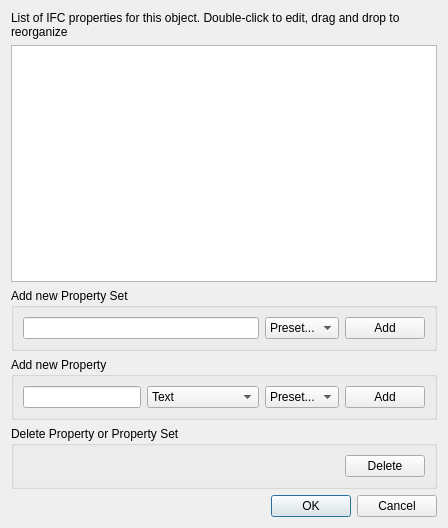
<?xml version="1.0" encoding="UTF-8"?>
<ui version="4.0">
 <class>Dialog</class>
 <widget class="QDialog" name="Dialog">
  <property name="geometry">
   <rect>
    <x>0</x>
    <y>0</y>
    <width>448</width>
    <height>528</height>
   </rect>
  </property>
  <property name="windowTitle">
   <string>Dialog</string>
  </property>
  <layout class="QVBoxLayout" name="verticalLayout">
   <item>
    <widget class="QLabel" name="label">
     <property name="text">
      <string>List of IFC properties for this object. Double-click to edit, drag and drop to reorganize</string>
     </property>
     <property name="wordWrap">
      <bool>true</bool>
     </property>
    </widget>
   </item>
   <item>
    <widget class="QTreeView" name="treeView"/>
   </item>
   <item>
    <widget class="QGroupBox" name="groupBox">
     <property name="title">
      <string>Add new Property Set</string>
     </property>
     <layout class="QHBoxLayout" name="horizontalLayout_2">
      <item>
       <widget class="QLineEdit" name="lineEdit"/>
      </item>
      <item>
       <widget class="QComboBox" name="comboBox_2">
        <item>
         <property name="text">
          <string>Preset...</string>
         </property>
        </item>
       </widget>
      </item>
      <item>
       <widget class="QPushButton" name="pushButton">
        <property name="text">
         <string>Add</string>
        </property>
        <property name="icon">
         <iconset theme="add"/>
        </property>
       </widget>
      </item>
     </layout>
    </widget>
   </item>
   <item>
    <widget class="QGroupBox" name="groupBox_2">
     <property name="title">
      <string>Add new Property</string>
     </property>
     <layout class="QHBoxLayout" name="horizontalLayout">
      <item>
       <widget class="QLineEdit" name="lineEdit_2"/>
      </item>
      <item>
       <widget class="QComboBox" name="comboBox">
        <item>
         <property name="text">
          <string>Text</string>
         </property>
        </item>
        <item>
         <property name="text">
          <string>ID text</string>
         </property>
        </item>
        <item>
         <property name="text">
          <string>Float number</string>
         </property>
        </item>
        <item>
         <property name="text">
          <string>Integer number</string>
         </property>
        </item>
       </widget>
      </item>
      <item>
       <widget class="QComboBox" name="comboBox_3">
        <item>
         <property name="text">
          <string>Preset...</string>
         </property>
        </item>
       </widget>
      </item>
      <item>
       <widget class="QPushButton" name="pushButton_2">
        <property name="text">
         <string>Add</string>
        </property>
        <property name="icon">
         <iconset theme="add"/>
        </property>
       </widget>
      </item>
     </layout>
    </widget>
   </item>
   <item>
    <widget class="QGroupBox" name="groupBox_3">
     <property name="title">
      <string>Delete Property or Property Set</string>
     </property>
     <layout class="QHBoxLayout" name="horizontalLayout_3">
      <item>
       <spacer name="horizontalSpacer">
        <property name="orientation">
         <enum>Qt::Horizontal</enum>
        </property>
        <property name="sizeHint" stdset="0">
         <size>
          <width>40</width>
          <height>20</height>
         </size>
        </property>
       </spacer>
      </item>
      <item>
       <widget class="QPushButton" name="pushButton_3">
        <property name="text">
         <string>Delete</string>
        </property>
        <property name="icon">
         <iconset theme="cancel"/>
        </property>
       </widget>
      </item>
     </layout>
    </widget>
   </item>
   <item>
    <widget class="QDialogButtonBox" name="buttonBox">
     <property name="orientation">
      <enum>Qt::Horizontal</enum>
     </property>
     <property name="standardButtons">
      <set>QDialogButtonBox::Cancel|QDialogButtonBox::Ok</set>
     </property>
    </widget>
   </item>
  </layout>
 </widget>
 <resources/>
 <connections>
  <connection>
   <sender>buttonBox</sender>
   <signal>accepted()</signal>
   <receiver>Dialog</receiver>
   <slot>accept()</slot>
   <hints>
    <hint type="sourcelabel">
     <x>248</x>
     <y>254</y>
    </hint>
    <hint type="destinationlabel">
     <x>157</x>
     <y>274</y>
    </hint>
   </hints>
  </connection>
  <connection>
   <sender>buttonBox</sender>
   <signal>rejected()</signal>
   <receiver>Dialog</receiver>
   <slot>reject()</slot>
   <hints>
    <hint type="sourcelabel">
     <x>316</x>
     <y>260</y>
    </hint>
    <hint type="destinationlabel">
     <x>286</x>
     <y>274</y>
    </hint>
   </hints>
  </connection>
 </connections>
</ui>
